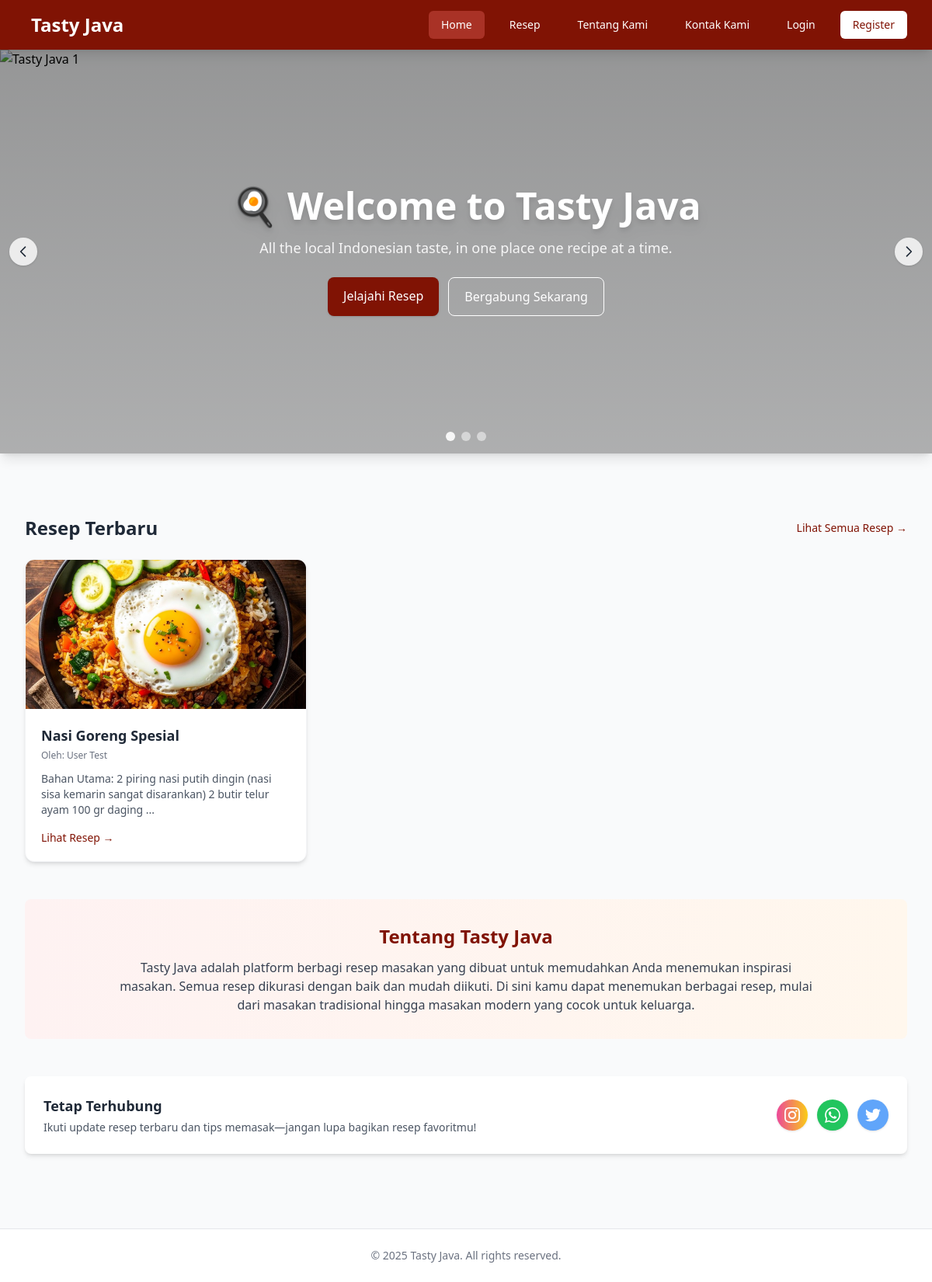
The page /public/index.php on the database its author committed.
### tables this page shows
CREATE TABLE `recipes` (
  `id` INT AUTO_INCREMENT PRIMARY KEY,
  `title` VARCHAR(255) NOT NULL,
  `ingredients` TEXT NOT NULL COMMENT 'Bahan-bahan resep',
  `instructions` TEXT NOT NULL COMMENT 'Langkah-langkah pembuatan',
  `featured_image` VARCHAR(255) NULL COMMENT 'Path ke gambar masakan',
  `author_id` INT,
  `created_at` TIMESTAMP DEFAULT CURRENT_TIMESTAMP,
  FOREIGN KEY (`author_id`) REFERENCES `users`(`id`) ON DELETE SET NULL
);

CREATE TABLE `users` (
  `id` INT AUTO_INCREMENT PRIMARY KEY,
  `name` VARCHAR(100) NOT NULL,
  `email` VARCHAR(100) NOT NULL UNIQUE,
  `password_hash` VARCHAR(255) NOT NULL,
  `role` ENUM('admin', 'editor', 'user') NOT NULL DEFAULT 'user',
  `created_at` TIMESTAMP DEFAULT CURRENT_TIMESTAMP
);

### public/index.php (the view, shortened to what this page needs)
<?php
include __DIR__ . '/_header.php';
$sql = "SELECT recipes.id, recipes.title, recipes.featured_image, recipes.ingredients, users.name AS author_name
        FROM recipes
        JOIN users ON recipes.author_id = users.id
        ORDER BY recipes.id DESC
        LIMIT 3";
$result = mysqli_query($conn, $sql);
$latest_recipes = [];
if ($result && mysqli_num_rows($result) > 0) {
    while ($row = mysqli_fetch_assoc($result)) {
      $excerpt = substr(strip_tags(htmlspecialchars($row['ingredients'])), 0, 120) . '...';
      $latest_recipes[] = [
        'id' => $row['id'],
        'title' => $row['title'],
        'image' => $row['featured_image'] ? '/tasty_java/' . $row['featured_image'] : 'https://images.unsplash.com/photo-1546069901-ba9599a7e63c?auto=format&fit=crop&q=80&w=1170',
        'author_name' => $row['author_name'],
        'excerpt' => $excerpt
      ];
    }
}
?>
<section class="mb-12">
  <div class="relative">
    <div id="carousel" class="relative overflow-hidden shadow-lg">
      <div class="carousel-slides relative h-[420px] md:h-[520px]">
          <div class="carousel-item absolute inset-0 transition-opacity duration-700 ease-in-out opacity-100" data-index="0" aria-hidden="false">
            <div class="absolute inset-0 flex flex-col justify-center items-start md:items-center text-left md:text-center px-6 md:px-12 text-white">
              <h2 class="text-3xl md:text-5xl font-extrabold drop-shadow-lg leading-tight">🍳 Welcome to Tasty Java</h2>
              <p class="mt-4 text-sm md:text-lg text-white/90 max-w-3xl">All the local Indonesian taste, in one place one recipe at a time.</p>
              <div class="mt-6 flex flex-col sm:flex-row gap-3">
                <a href="recipes.php" class="inline-block bg-primary text-white px-5 py-3 rounded-lg shadow hover:bg-primary-dark transition duration-300">Jelajahi Resep</a>
                <?php if (!isset($_SESSION['user_id'])): ?>
                  <a href="register.php" class="inline-block border border-white text-white px-5 py-3 rounded-lg hover:bg-white hover:text-primary transition duration-300">Bergabung Sekarang</a>
                <?php endif; ?>
              </div>
            </div>
          </div>
        </div>
        <button id="prevBtn" class="absolute left-3 top-1/2 -translate-y-1/2 bg-white/80 hover:bg-white text-gray-800 rounded-full p-2 shadow focus:outline-none transition" aria-label="Previous slide">
          <svg class="w-5 h-5" fill="none" stroke="currentColor" viewBox="0 0 24 24"><path stroke-width="2" stroke-linecap="round" stroke-linejoin="round" d="M15 19l-7-7 7-7"/></svg>
        </button>
        <button id="nextBtn" class="absolute right-3 top-1/2 -translate-y-1/2 bg-white/80 hover:bg-white text-gray-800 rounded-full p-2 shadow focus:outline-none transition" aria-label="Next slide">
          <svg class="w-5 h-5" fill="none" stroke="currentColor" viewBox="0 0 24 24"><path stroke-width="2" stroke-linecap="round" stroke-linejoin="round" d="M9 5l7 7-7 7"/></svg>
        </button>
        <div class="absolute bottom-4 left-1/2 -translate-x-1/2 flex gap-2">
          <button class="carousel-dot w-3 h-3 rounded-full bg-white/90" data-to="0" aria-label="Slide 1"></button>
          <button class="carousel-dot w-3 h-3 rounded-full bg-white/50" data-to="1" aria-label="Slide 2"></button>
          <button class="carousel-dot w-3 h-3 rounded-full bg-white/50" data-to="2" aria-label="Slide 3"></button>
        </div>
      </div>
    </div>
  </section>
<div class="max-w-7xl mx-auto px-4 sm:px-6 lg:px-8 py-8">
  <section class="mb-12">
    <div class="flex items-center justify-between mb-6">
      <h2 class="text-2xl font-semibold text-gray-800">Resep Terbaru</h2>
      <a href="recipes.php" class="text-primary hover:underline text-sm font-medium">Lihat Semua Resep →</a>
    </div>
    <div class="grid gap-6 sm:grid-cols-2 lg:grid-cols-3">
      <?php if (empty($latest_recipes)): ?>
        <div class="col-span-full text-center py-12">
          <p class="text-gray-600 text-lg">Belum ada resep yang dipublikasikan.</p>
          <?php if (isset($_SESSION['user_id']) && $_SESSION['user_role'] == 'admin'): ?>
            <a href="admin/create_recipe.php" class="inline-block mt-4 bg-primary text-white px-6 py-3 rounded-lg hover:bg-primary-dark transition">Tambah Resep Pertama</a>
          <?php else: ?>
            <p class="text-gray-500 mt-2">Silakan login sebagai admin untuk menambah resep.</p>
          <?php endif; ?>
        </div>
      <?php else: ?>
        <?php foreach ($latest_recipes as $recipe): ?>
          <article class="bg-white rounded-xl shadow-md overflow-hidden border border-gray-100 hover:shadow-xl transition duration-300">
            <a href="recipe_detail.php?id=<?= $recipe['id'] ?>" class="block h-48">
              <img src="<?= htmlspecialchars($recipe['image']) ?>" alt="<?= htmlspecialchars($recipe['title']) ?>" class="w-full h-full object-cover hover:scale-105 transition duration-300">
            </a>
            <div class="p-5">
              <h3 class="text-lg font-semibold text-gray-800 hover:text-primary transition">
                <a href="recipe_detail.php?id=<?= $recipe['id'] ?>"><?= htmlspecialchars($recipe['title']) ?></a>
              </h3>
              <p class="text-xs text-gray-500 mt-1">Oleh: <?= htmlspecialchars($recipe['author_name']) ?></p>
              <p class="text-sm text-gray-600 mt-3 line-clamp-3"><?= htmlspecialchars($recipe['excerpt']) ?></p>
              <div class="mt-4 flex items-center justify-between">
                <a href="recipe_detail.php?id=<?= $recipe['id'] ?>" class="text-primary font-medium text-sm hover:underline">Lihat Resep →</a>
              </div>
            </div>
          </article>
        <?php endforeach; ?>
      <?php endif; ?>
    </div>
  </section>
  <section class="mb-12 bg-gradient-to-r from-red-50 to-orange-50 rounded-lg p-8">
    <div class="max-w-4xl mx-auto text-center">
      <h2 class="text-2xl font-semibold text-primary">Tentang Tasty Java</h2>
      <p class="mt-3 text-gray-700">
        Tasty Java adalah platform berbagi resep masakan yang dibuat untuk memudahkan Anda menemukan inspirasi masakan.
        Semua resep dikurasi dengan baik dan mudah diikuti. Di sini kamu dapat menemukan berbagai resep,
        mulai dari masakan tradisional hingga masakan modern yang cocok untuk keluarga.
      </p>
    </div>
  </section>
  <section class="mb-16">
    <div class="bg-white rounded-lg shadow-md p-6 flex flex-col md:flex-row items-center justify-between gap-4">
      <div>
        <h3 class="text-lg font-semibold text-gray-800">Tetap Terhubung</h3>
        <p class="text-sm text-gray-600 mt-1">Ikuti update resep terbaru dan tips memasak—jangan lupa bagikan resep favoritmu!</p>
      </div>
      <div class="flex items-center gap-3">
        <a href="https://instagram.com/elyuzar_f" target="_blank" rel="noopener" class="w-10 h-10 flex items-center justify-center rounded-full bg-gradient-to-r from-pink-500 to-yellow-400 shadow hover:scale-110 transition-transform" aria-label="Instagram">
        </a>
        <a href="https://wa.me/6281227948664" target="_blank" rel="noopener" class="w-10 h-10 flex items-center justify-center rounded-full bg-green-500 shadow hover:scale-110 transition-transform" aria-label="WhatsApp">
        </a>
        <a href="https://twitter.com/asaprocky" target="_blank" rel="noopener" class="w-10 h-10 flex items-center justify-center rounded-full bg-blue-400 shadow hover:scale-110 transition-transform" aria-label="Twitter">
        </a>
      </div>
    </div>
  </section>
</div>
<?php
include __DIR__ . '/_footer.php';
?>

### rows shown on the page
recipes: title "Nasi Goreng Spesial", author.name "User Test", excerpt "Bahan Utama: 2 piring nasi putih dingin (nasi sisa kemarin sangat disarankan) 2 butir telur ayam 100 gr daging ..."
